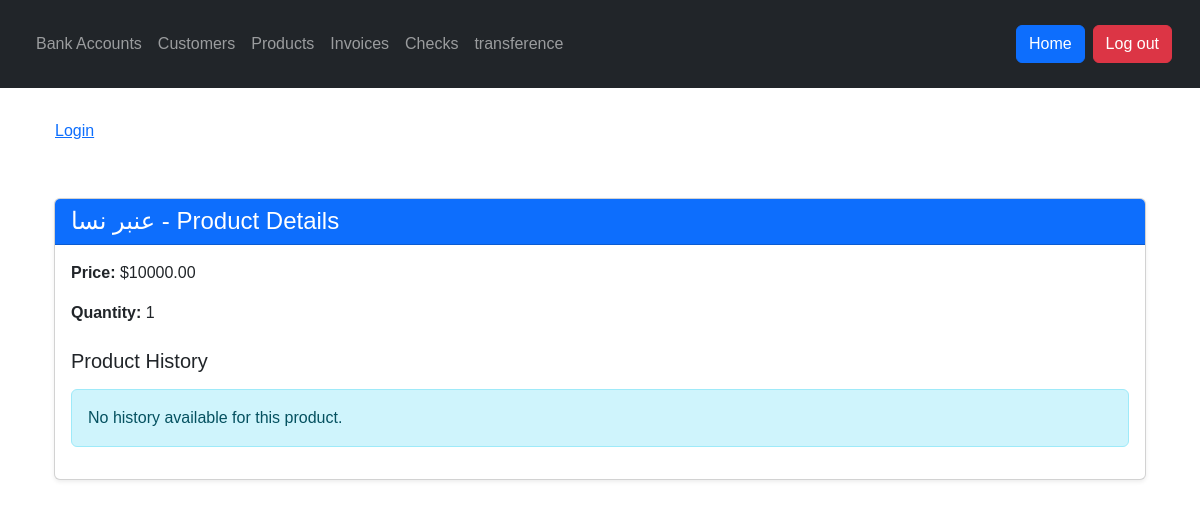
The page /product/3/ on the database as committed earlier.
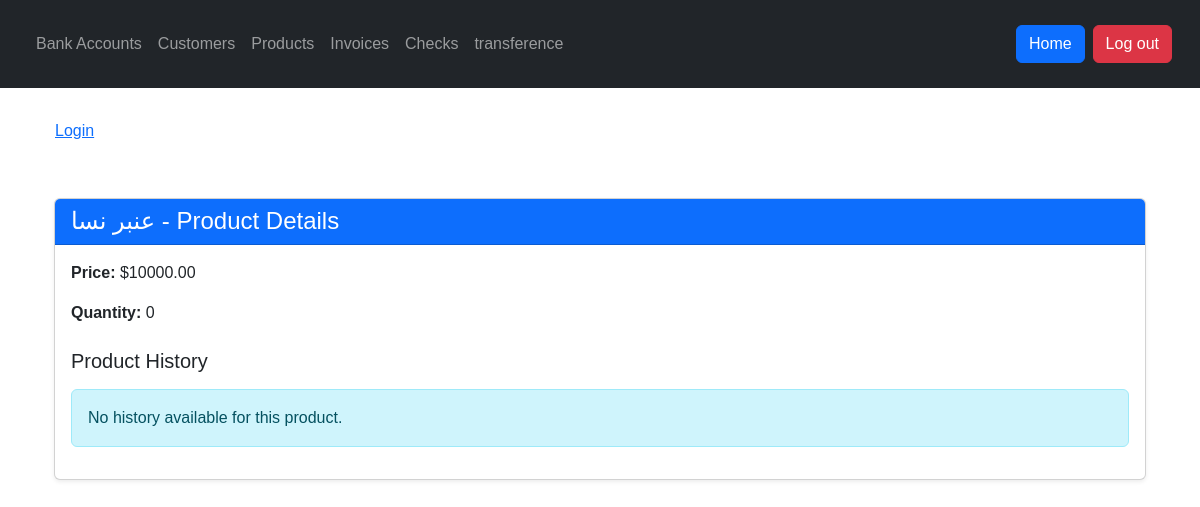
The same page on the database as committed later.
### app/models.py (models this page shows, shortened)
class Product(models.Model):
    user = models.ForeignKey(User, on_delete=models.CASCADE, null=True, blank=True)
    name = models.CharField(max_length=100)
    price = models.DecimalField(max_digits=10, decimal_places=2)
    quantity = models.IntegerField(default=0)

### app/views.py (the view)
# urls.py: path('product/<int:pk>/', ProductDetailView.as_view(), name='product-detail'),
class ProductDetailView(DetailView):
    model = Product
    template_name = 'app/product_detail.html'
    def get_context_data(self, **kwargs):
        context = super().get_context_data(**kwargs)
        context['product_history'] = ProductHistory.objects.filter(product=self.get_object()).order_by('-date_changed')
        return context

### app/templates/app/product_detail.html
{% extends 'app/base.html' %}
{% load static %}
{% block content %}
<div class="container mt-5">
    <div class="card shadow-sm">
        <div class="card-header bg-primary text-white">
            <h4 class="mb-0">{{ object.name }} - Product Details</h4>
        </div>
        <div class="card-body">
            <p><strong>Price:</strong> ${{ object.price }}</p>
            <p><strong>Quantity:</strong> {{ object.quantity }}</p>
            <h5 class="mt-4">Product History</h5>
            {% if product_history %}
            <table class="table table-bordered mt-3">
                <thead class="thead-light">
                    <tr>
                        <th>Quantity Change</th>
                        <th>Remaining Quantity</th>
                        <th>Date Changed</th>
                    </tr>
                </thead>
                <tbody>
                    {% for history in product_history %}
                    <tr>
                        <td>{{ history.quantity_change }}</td>
                        <td>{{ history.remaining_quantity }}</td>
                        <td>{{ history.date_changed }}</td>
                    </tr>
                    {% endfor %}
                </tbody>
            </table>
            {% else %}
            <div class="alert alert-info mt-3" role="alert">
                No history available for this product.
            </div>
            {% endif %}
        </div>
    </div>
</div>
{% endblock %}

Rows that differ between the two databases and show on the page:
changed Product "عنبر نسا": quantity "1" → "0"
